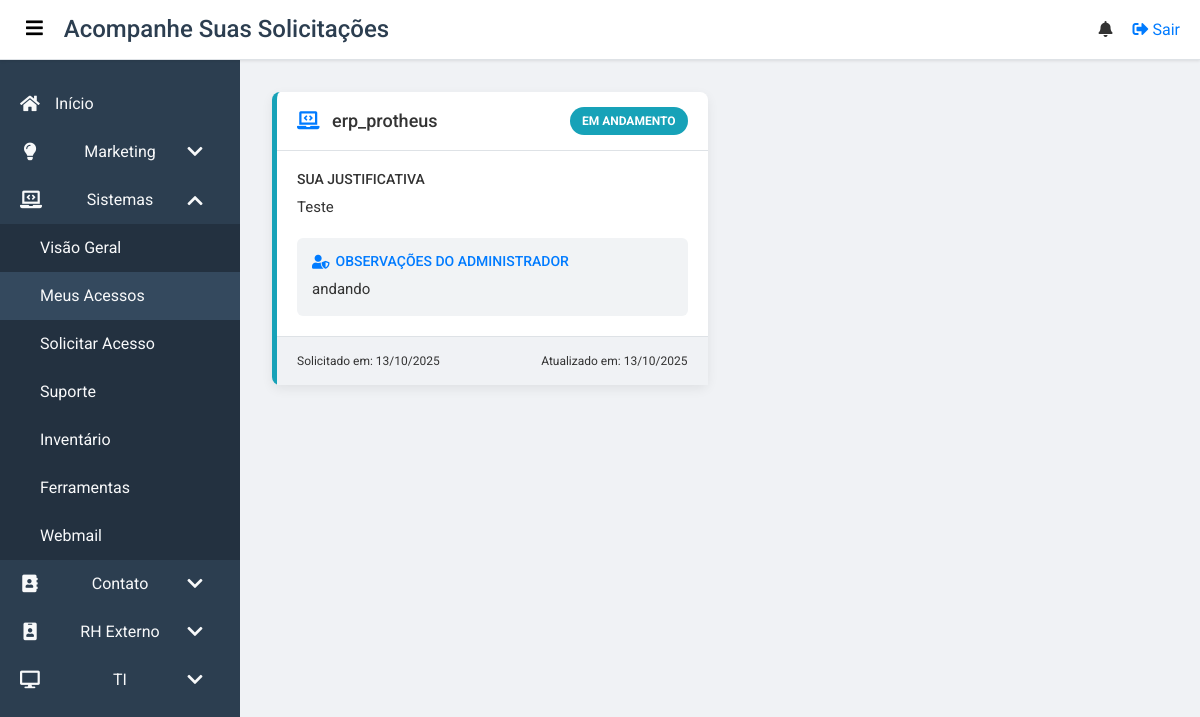
The page /sistemas/acessos (signed in) on the database as committed earlier.
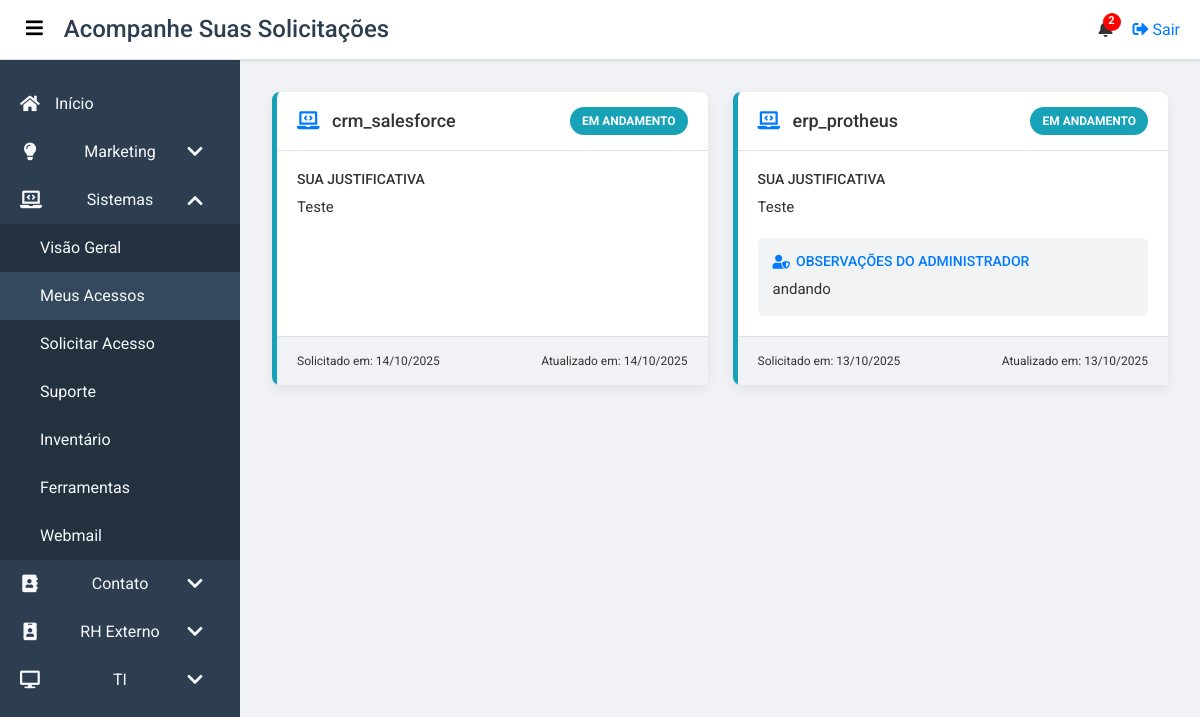
The same page on the database as committed later.
### app/models.py (models this page shows, shortened)
class AccessRequest(db.Model):
    id = db.Column(db.Integer, primary_key=True)
    user_id = db.Column(db.Integer, db.ForeignKey('user.id'), nullable=False)
    sistema = db.Column(db.String(150), nullable=False)
    justificativa = db.Column(db.Text, nullable=False)
    status = db.Column(db.String(50), nullable=False, default='Pendente')  # Status: Pendente, Em andamento, Liberado, Negado
    admin_notes = db.Column(db.Text, nullable=True)
    requested_at = db.Column(db.DateTime, nullable=False, default=datetime.utcnow)
    updated_at = db.Column(db.DateTime, nullable=False, default=datetime.utcnow, onupdate=datetime.utcnow)

### app/routes.py (the view)
@main.route('/sistemas/acessos')
@login_required
def sistemas_acessos():
    requests = AccessRequest.query.filter_by(user_id=current_user.id).order_by(AccessRequest.requested_at.desc()).all()
    return render_template('sistemas_acessos.html', requests=requests)

### app/routes.py (called while the page is built)
@main.context_processor
def inject_user_groups():
    if current_user.is_authenticated:
        user_groups = {group.name for group in current_user.groups}
        return dict(user_groups=user_groups)
    return dict(user_groups=set()) # Return an empty set for anonymous users

@main.context_processor
def inject_notifications():
    if current_user.is_authenticated:
        unread_notifications = Notification.query.filter_by(user_id=current_user.id, is_read=False).order_by(Notification.created_at.desc()).all()
        unread_notifications_count = len(unread_notifications)
        return dict(unread_notifications=unread_notifications, unread_notifications_count=unread_notifications_count)
    return dict(unread_notifications=[], unread_notifications_count=0) # Return empty for anonymous users

### app/templates/sistemas_acessos.html (shortened to what this page needs)
{% extends "base.html" %}
{% block body_class %}dashboard-page{% endblock %}
{% block page_title %}Acompanhe Suas Solicitações{% endblock %}
{% block content %}
<div class="access-requests-container">
    {% if requests %}
        <div class="requests-grid">
            {% for req in requests %}
                <div class="request-card status-border-{{ req.status.lower().replace(' ', '-') }}">
                    <div class="card-header">
                        <h5 class="system-name"><i class="fas fa-laptop-code"></i> {{ req.sistema }}</h5>
                        <span class="status-badge status-{{ req.status.lower().replace(' ', '-') }}">
                            {{ req.status }}
                        </span>
                    </div>
                    <div class="card-body">
                        <div class="info-section">
                            <h6>Sua Justificativa</h6>
                            <p>{{ req.justificativa }}</p>
                        </div>
                        {% if req.admin_notes %}
                        <div class="info-section admin-notes">
                            <h6><i class="fas fa-user-shield"></i> Observações do Administrador</h6>
                            <p>{{ req.admin_notes }}</p>
                        </div>
                        {% endif %}
                    </div>
                    <div class="card-footer">
                        <span>Solicitado em: {{ req.requested_at.strftime('%d/%m/%Y') }}</span>
                        <span>Atualizado em: {{ req.updated_at.strftime('%d/%m/%Y') }}</span>
                    </div>
                </div>
            {% endfor %}
        </div>
    {% else %}
        <div class="card-placeholder">
            <i class="fas fa-folder-open"></i>
            <p>Você ainda não fez nenhuma solicitação de acesso.</p>
            <a href="{{ url_for('main.sistemas_solicitacoes') }}" class="btn-primary">Solicitar meu primeiro acesso</a>
        </div>
    {% endif %}
</div>
{% endblock %}

Rows that differ between the two databases and show on the page:
added AccessRequest: sistema "crm_salesforce", status "EM ANDAMENTO", justificativa "Teste", requested_at "14/10/2025", updated_at "14/10/2025"
Other text that changed with them:
{{ unread_notifications_count }}: (not shown) → "2"
